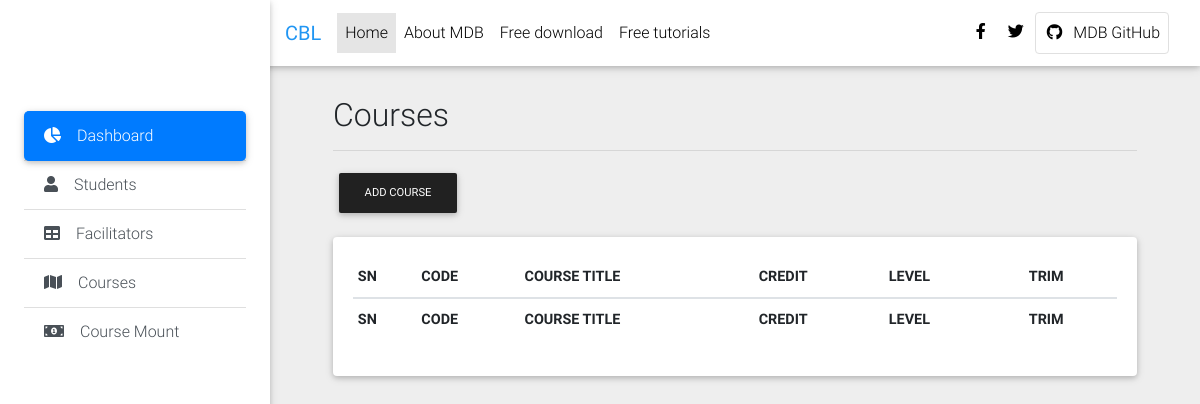
The app's page /admin/courses.php, older data.
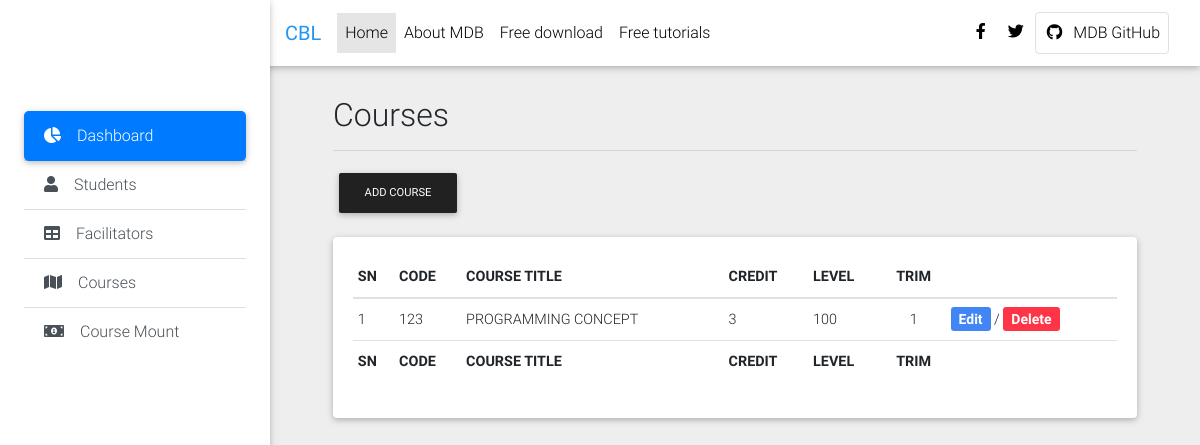
The same page, newer data.
### tables this page shows
CREATE TABLE `courses` (
  `id` int(11) NOT NULL,
  `course_code` varchar(25) DEFAULT NULL,
  `course_title` varchar(255) DEFAULT NULL,
  `credit` int(11) DEFAULT NULL,
  `trimester` varchar(15) DEFAULT NULL,
  `course_level` varchar(15) DEFAULT NULL,
  `created_at` timestamp NOT NULL DEFAULT current_timestamp()
);

### script/UltraDBLayer.php (called while the page is built, shortened)
<?php
class UltraDBLayer{
    public $server = 'localhost';
    public $server_user = 'root';
    public $server_password = '';
    public $database = 'ultralms';
    public function connection()
    {
        $conn = mysqli_connect($this->server, $this->server_user, $this->server_password, $this->database) or die('Error connecting Database');
        return $conn;
    }
    public function select_records($table)
    {
        $conn = $this->connection();
        $query = mysqli_query($conn, "SELECT * FROM $table") or die('Something went wrong');
        return $query;
    }
}

### admin/courses.php (the view, shortened to what this page needs)
<?php
require "../script/UltraDBLayer.php";
include "sections/header.php";
include "sections/sidebar.php";
$db = new UltraDBLayer;
?>
<h2>Courses</h2>
<hr class="">
<button type="button" class="btn btn-dark btn-md mb-4" data-toggle="modal" data-target="#modelId">Add
    Course</button>
<div class="card">
    <div class="card-body">
        <div class="table-responsive">
            <table class="table table-sm">
                <thead>
                    <tr>
                        <th class="font-weight-bold">SN</th>
                        <th class="font-weight-bold">CODE</th>
                        <th class="font-weight-bold">COURSE TITLE</th>
                        <th class="font-weight-bold">CREDIT</th>
                        <th class="font-weight-bold">LEVEL</th>
                        <th class="font-weight-bold text-center">TRIM</th>
                        <th class="font-weight-bold"></th>
                    </tr>
                </thead>
                <tbody>
                    <?php
                    (int) $i = 0;
                    $query = $db->select_records("courses");
                    while ($rec = mysqli_fetch_assoc($query)) {
                        $i++;
                        ?>
                    <tr>
                        <td><?php echo $i; ?></td>
                        <td><?php echo $rec["course_code"]; ?></td>
                        <td><?php echo $rec["course_title"]; ?></td>
                        <td><?php echo $rec["credit"]; ?></td>
                        <td><?php echo $rec["course_level"]; ?></td>
                        <td class="text-center"><?php echo $rec["trimester"]; ?></td>
                        <td>
                            <a href="#!" class="btn-sm btn-primary text-white font-weight-bold">Edit</a> /
                            <a href="#!" class="btn-sm btn-danger text-white font-weight-bold">Delete</a>
                        </td>
                    </tr>
                    <?php
                    }
                    ?>
                </tbody>
                <tfoot>
                    <tr>
                        <th class="font-weight-bold">SN</th>
                        <th class="font-weight-bold">CODE</th>
                        <th class="font-weight-bold">COURSE TITLE</th>
                        <th class="font-weight-bold">CREDIT</th>
                        <th class="font-weight-bold">LEVEL</th>
                        <th class="font-weight-bold text-center">TRIM</th>
                        <th class="font-weight-bold"></th>
                    </tr>
                </tfoot>
            </table>
        </div>
    </div>
</div>
<?php require "sections/footer.php"; ?>

### admin/sections/header.php (shortened to what this page needs)
<!DOCTYPE html>
<html lang="en">
<head>
  <link rel="stylesheet" href="https://use.fontawesome.com/releases/v5.11.2/css/all.css">
  <link href="css/bootstrap.min.css" rel="stylesheet">
  <link href="css/mdb.min.css" rel="stylesheet">
  <link href="css/style.min.css" rel="stylesheet">
</head>
<body class="grey lighten-3">

### admin/sections/sidebar.php (shortened to what this page needs)
<header>
  <nav class="navbar fixed-top navbar-expand-lg navbar-light white scrolling-navbar">
    <div class="container-fluid">
      <a class="navbar-brand waves-effect" href="https://mdbootstrap.com/docs/jquery/" target="_blank">
        <strong class="blue-text">CBL</strong>
      </a>
      <div class="collapse navbar-collapse" id="navbarSupportedContent">
        <ul class="navbar-nav mr-auto">
          <li class="nav-item active">
            <a class="nav-link waves-effect" href="#">Home
            </a>
          </li>
          <li class="nav-item">
            <a class="nav-link waves-effect" href="https://mdbootstrap.com/docs/jquery/" target="_blank">About
              MDB</a>
          </li>
          <li class="nav-item">
            <a class="nav-link waves-effect" href="https://mdbootstrap.com/docs/jquery/getting-started/download/"
              target="_blank">Free
              download</a>
          </li>
          <li class="nav-item">
            <a class="nav-link waves-effect" href="https://mdbootstrap.com/education/bootstrap/" target="_blank">Free
              tutorials</a>
          </li>
        </ul>
        <ul class="navbar-nav nav-flex-icons">
          <li class="nav-item">
            <a href="https://www.facebook.com/mdbootstrap" class="nav-link waves-effect" target="_blank">
              <i class="fab fa-facebook-f"></i>
            </a>
          </li>
          <li class="nav-item">
            <a href="https://twitter.com/MDBootstrap" class="nav-link waves-effect" target="_blank">
              <i class="fab fa-twitter"></i>
            </a>
          </li>
          <li class="nav-item">
            <a href="https://github.com/mdbootstrap/bootstrap-material-design" class="nav-link border border-light rounded waves-effect"
              target="_blank">
              <i class="fab fa-github mr-2"></i>MDB GitHub
            </a>
          </li>
        </ul>
      </div>
    </div>
  </nav>
  <div class="sidebar-fixed position-fixed">
    <a class="logo-wrapper waves-effect">
    </a>
    <div class="list-group list-group-flush">
      <a href="dashboard.php" class="list-group-item active waves-effect">
        <i class="fas fa-chart-pie mr-3"></i>Dashboard
      </a>
      <a href="students.php" class="list-group-item list-group-item-action waves-effect">
        <i class="fas fa-user mr-3"></i>Students</a>
      <a href="facilitators.php" class="list-group-item list-group-item-action waves-effect">
        <i class="fas fa-table mr-3"></i>Facilitators</a>
      <a href="courses.php" class="list-group-item list-group-item-action waves-effect">
        <i class="fas fa-map mr-3"></i>Courses</a>
      <a href="courses_mount.php" class="list-group-item list-group-item-action waves-effect">
        <i class="fas fa-money-bill-alt mr-3"></i>Course Mount</a>
    </div>
  </div>
</header>
<main class="pt-5 mx-lg-5">
  <div class="container-fluid mt-5">

### admin/sections/footer.php (shortened to what this page needs)
    </div>
  </main>
</body>
</html>

Row changes from the older to the newer data that the page shows:
added courses: course_code "123", course_title "PROGRAMMING CONCEPT", credit "3", course_level "100", trimester "1"
